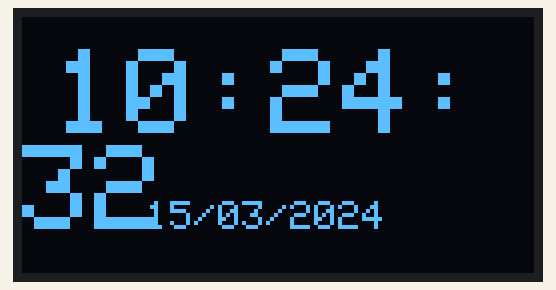
Simulated run of this sketch. Board: ESP32. Parts: 128×64 one-colour display. WiFi joins after 1.5 s; servers stay silent unless stated; the local clock reads 2024-03-15 10:24:30 at power-on unless the sketch sets it; what the sketch prints to the serial monitor is not drawn.

Above: at 2.1 s.
At 6.3 s:
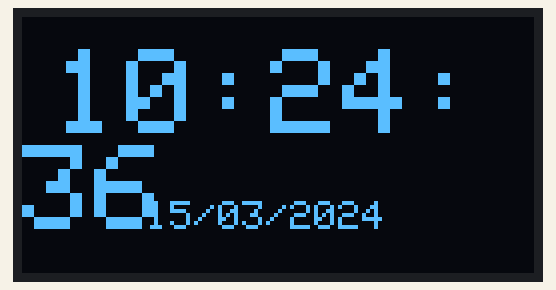
At 10.5 s:
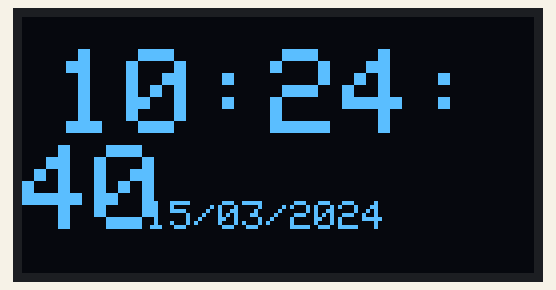
At 20.5 s:
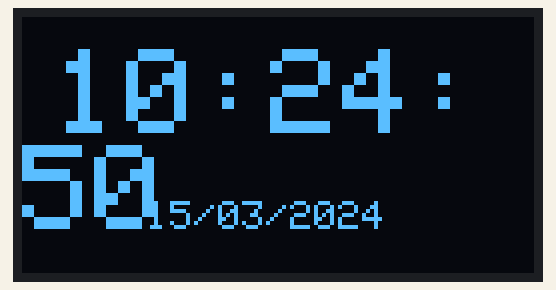
At 29.5 s:
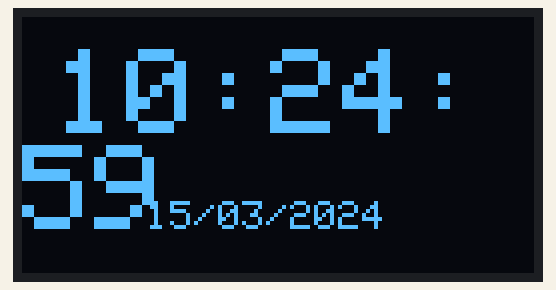
At 38.4 s:
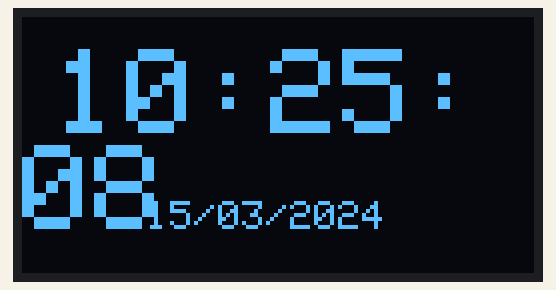

The sketch:

sketch.ino
```cpp
#include <WiFi.h>
#include <time.h>
#include <Wire.h>
#include <Adafruit_GFX.h>
#include <Adafruit_SSD1306.h>

#define SCREEN_WIDTH 128
#define SCREEN_HEIGHT 64
#define OLED_RESET -1
#define OLED_ADDR 0x3C

Adafruit_SSD1306 display(SCREEN_WIDTH, SCREEN_HEIGHT, &Wire, OLED_RESET);

const char* WIFI_SSID = "Wokwi-GUEST";
const char* WIFI_PASSWORD = "";

const char* NTP_SERVER_1 = "pool.ntp.org";
const char* NTP_SERVER_2 = "a.st1.ntp.br";
const char* NTP_SERVER_3 = "b.st1.ntp.br";

// Sao Paulo / Brasil: UTC-3
const char* TZ_INFO = "BRT3";

bool ntpSynced = false;
uint32_t lastSync = 0;
const uint32_t RESYNC_INTERVAL = 21600000UL; // 6 horas

void drawClock()
{
  struct tm timeinfo;
  if (!getLocalTime(&timeinfo, 20)) return;

  char hora[9];
  char data[11];
  strftime(hora, sizeof(hora), "%H:%M:%S", &timeinfo);
  strftime(data, sizeof(data), "%d/%m/%Y", &timeinfo);

  display.clearDisplay();
  display.setTextColor(SSD1306_WHITE);

  display.setTextSize(3);
  display.setCursor(8, 8);
  display.println(hora);

  display.setTextSize(1);
  display.setCursor(31, 46);
  display.print(data);

  display.display();
}

bool syncNTP()
{
  if (WiFi.status() != WL_CONNECTED) return false;

  configTzTime(TZ_INFO, NTP_SERVER_1, NTP_SERVER_2, NTP_SERVER_3);

  struct tm timeinfo;
  if (!getLocalTime(&timeinfo, 10000))
  {
    Serial.println("NTP: falha");
    return false;
  }

  ntpSynced = true;
  lastSync = millis();

  Serial.printf("NTP OK: %02d:%02d:%02d %02d/%02d/%04d\n",
                timeinfo.tm_hour,
                timeinfo.tm_min,
                timeinfo.tm_sec,
                timeinfo.tm_mday,
                timeinfo.tm_mon + 1,
                timeinfo.tm_year + 1900);

  return true;
}

void connectWiFi()
{
  Serial.println("Conectando ao Wi-Fi do Wokwi...");

  WiFi.mode(WIFI_STA);
  WiFi.begin(WIFI_SSID, WIFI_PASSWORD);

  uint32_t start = millis();
  while (WiFi.status() != WL_CONNECTED && millis() - start < 15000)
  {
    delay(250);
    Serial.print(".");
  }
  Serial.println();

  if (WiFi.status() == WL_CONNECTED)
  {
    Serial.println("Wi-Fi conectado!");
    Serial.print("IP: ");
    Serial.println(WiFi.localIP());
    syncNTP();
  }
  else
  {
    Serial.println("Nao foi possivel conectar ao Wi-Fi.");
  }
}

void setup()
{
  Serial.begin(115200);
  delay(500);

  if (!display.begin(SSD1306_SWITCHCAPVCC, OLED_ADDR))
  {
    Serial.println("Falha no OLED");
    while (true) delay(1000);
  }

  display.clearDisplay();
  display.setTextColor(SSD1306_WHITE);
  display.setTextSize(1);
  display.setCursor(10, 25);
  display.println("FALLOUT WATCH");
  display.setCursor(20, 40);
  display.println("NTP STARTING...");
  display.display();

  connectWiFi();
}

void loop()
{
  if (WiFi.status() == WL_CONNECTED &&
      (!ntpSynced || millis() - lastSync >= RESYNC_INTERVAL))
  {
    syncNTP();
  }

  if (ntpSynced)
    drawClock();

  delay(500);
}
```

Measured:
- what the display in image 0 shows lasts 1.0 s, from 2.1 s to 3.1 s
